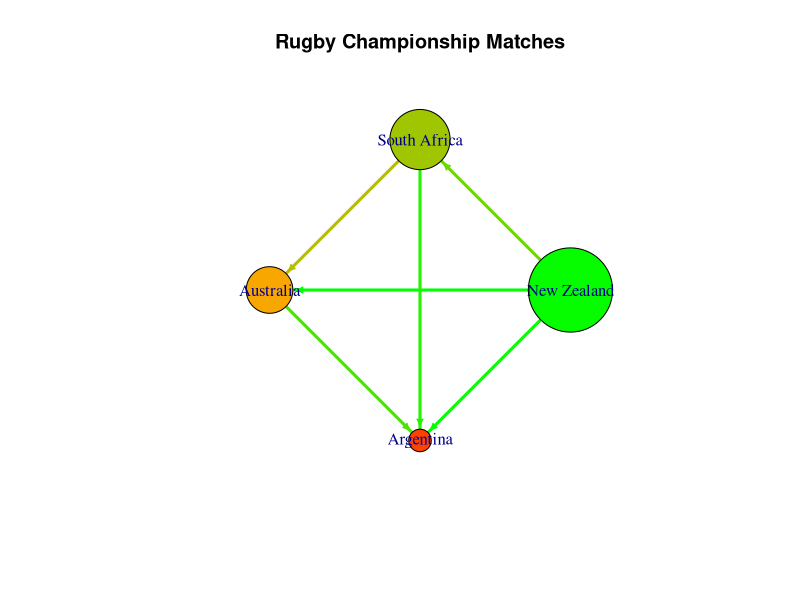

This figure's R source:
"igraph" |>
    library() |>
    suppressPackageStartupMessages() |>
    suppressWarnings()

"data.table" |>
    library() |>
    suppressPackageStartupMessages() |>
    suppressWarnings()

DT <- `[`

# rugby championship
match_data <- fread("rugby.csv") |>
    DT(
        (competition_name == "Rugby Championship" |
            competition_name == "The Rugby Championship") &
            match_date >= as.Date("2012-01-01")
    ) |>
    DT(order(match_date)) |>
    DT(, `:=`(
        winner = ifelse(home_score > away_score, home_team, away_team),
        loser = ifelse(home_score > away_score, away_team, home_team)
    )) |>
    DT()

# calculate statistics
stats <- match_data |>
    DT(, .(games = .N), by = .(team = home_team)) |>
    rbind(
        match_data |>
            DT(, .(games = .N), by = .(team = away_team))
    ) |>
    DT(, .(games = sum(games)), by = team) |>
    merge(
        match_data |>
            DT(, .(wins = .N), by = .(team = winner)),
        by = "team",
        all.x = TRUE
    ) |>
    DT(is.na(wins), wins := 0) |>
    DT(, win_rate := wins / games) |>
    DT(order(-wins, -games, -win_rate, -team)) |>
    DT()

# create undirected unique edge list
edges <- match_data |>
    DT(, .(
        team1 = pmin(home_team, away_team),
        team2 = pmax(home_team, away_team),
        winner
    )) |>
    DT(,
        .(
            total_matches = .N,
            wins_team1 = sum(winner == team1),
            wins_team2 = sum(winner == team2)
        ),
        by = .(team1, team2)
    ) |>
    DT(, `:=`(
        dominant_team = ifelse(wins_team1 >= wins_team2, team1, team2),
        weaker_team = ifelse(wins_team1 < wins_team2, team1, team2),
        weight = pmax(wins_team1, wins_team2) / total_matches
    )) |>
    DT(, .(from = weaker_team, to = dominant_team, weight)) |>
    DT()

# create directed graph
g <- graph_from_data_frame(edges, directed = TRUE)

# assign node attributes
palette <- colorRampPalette(c("red", "orange", "green"))(100)
V(g)$wins <- stats[match(V(g)$name, stats[["team"]]), wins]
V(g)$wins[is.na(V(g)$wins)] <- 0
V(g)$win_rate <- stats[match(V(g)$name, stats[["team"]]), win_rate]
V(g)$win_rate[is.na(V(g)$win_rate)] <- 0
V(g)$size <- NROW(stats) + V(g)$wins
V(g)$games <- stats[match(V(g)$name, stats[["team"]]), games]
V(g)$colour <- palette[as.numeric(cut(
    V(g)$win_rate,
    breaks = seq(0, max(V(g)$win_rate), length.out = 100),
    include.lowest = TRUE
))]

# assign edge attributes
palette <- colorRampPalette(c("red", "orange", "green"))(15)
E(g)$color <- palette[as.numeric(cut(
    E(g)$weight,
    breaks = seq(0, max(E(g)$weight), length.out = 16),
    include.lowest = TRUE
))]

# order nodes by number of wins
ordered_nodes <- V(g)$name[order(
    -V(g)$wins,
    -V(g)$games,
    -V(g)$win_rate
)]
layout_circle <- layout_in_circle(g, order = match(ordered_nodes, V(g)$name))

# plot with uniform edge width and gradient color
plot(
    g,
    layout = layout_circle,
    edge.width = 3,
    edge.color = E(g)$color,
    edge.arrow.mode = 1,
    edge.arrow.size = 0.5,
    vertex.color = V(g)$colour,
    vertex.size = V(g)$size,
    main = "Rugby Championship Matches"
)
